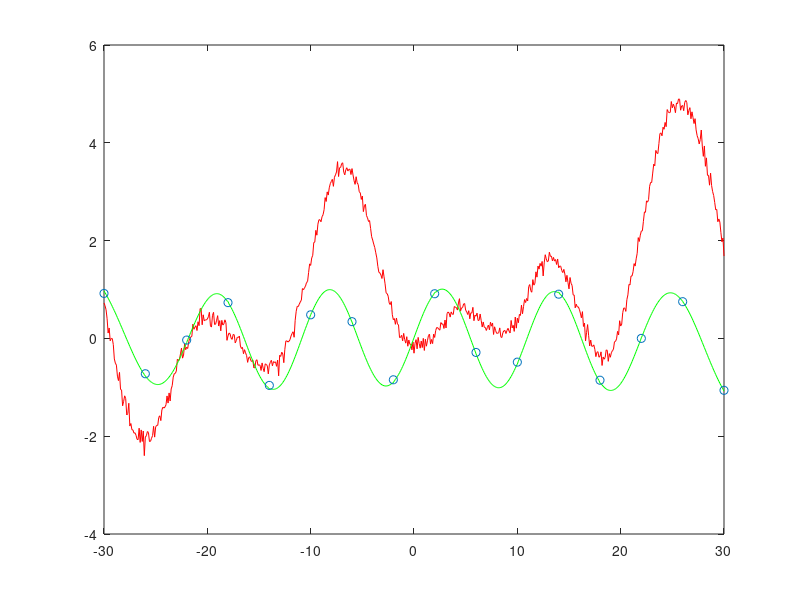

MATLAB code to generate this figure:
clear all;
clc;
close all;
GRID = 2;

points = [-30 : 0.1 : 30]';


[stateX, stateY] = meshgrid(-GRID: 1 :GRID, -GRID: 1 :GRID);
actions = [0 1; 1 0; 0 -1; -1 0];

 
state_action_space = [repmat([stateX(:) stateY(:)], size(actions, 1), 1) repmat(actions, numel(stateX), 1)];

% surf(stateX, stateY, stateX.^2 + stateY.^2);

pause();
l = 6/sqrt(2);

signal_std = 2;
noise = 0.1;

kernel_ = signal_std^2 * exp (- squareform(pdist(points)).^2 / (2 * l^2) ) + noise^2 * eye(numel(points));
mean_ = zeros(numel(points), 1);

R_prior = mvnrnd( mean_ , kernel_, 1);

plot(points, R_prior,'r');
hold on;
% axis([1 100 -20 20]);


frequency = 40;
points_train = points(1 : frequency : end);
points_train_target = sin(points_train) + 0.05 * randn(size(points_train));



% Sequential Implementation
count = 1;
for indexing = 1 : frequency : size(points, 1);
	coeff = 1 / kernel_(indexing, indexing) + noise^2 * eye(numel(indexing));
	mean_ = mean_ + kernel_(:, indexing) * coeff * (points_train_target(count) - mean_(indexing));	
	kernel_ = kernel_ - kernel_(:, indexing) * coeff * kernel_(indexing, :) + noise^2;
	count = count + 1;
end

% % Implementation in one Stroke
% indexing = 1 : frequency : size(points, 1);
% coeff = pinv(kernel_(indexing, indexing) + noise^2 * eye(numel(indexing)));
% mean_ = mean_ + kernel_(:, indexing) * coeff * (points_train_target - mean_(indexing));	
% kernel_ = kernel_ - kernel_(:, indexing) * coeff * kernel_(indexing, :) + noise^2;


% R_post = mvnrnd( mean_, kernel_, 1);

plot(points, mean_, 'g')
% plot(points, R_post,'g');
hold on;
scatter(points_train, points_train_target)

